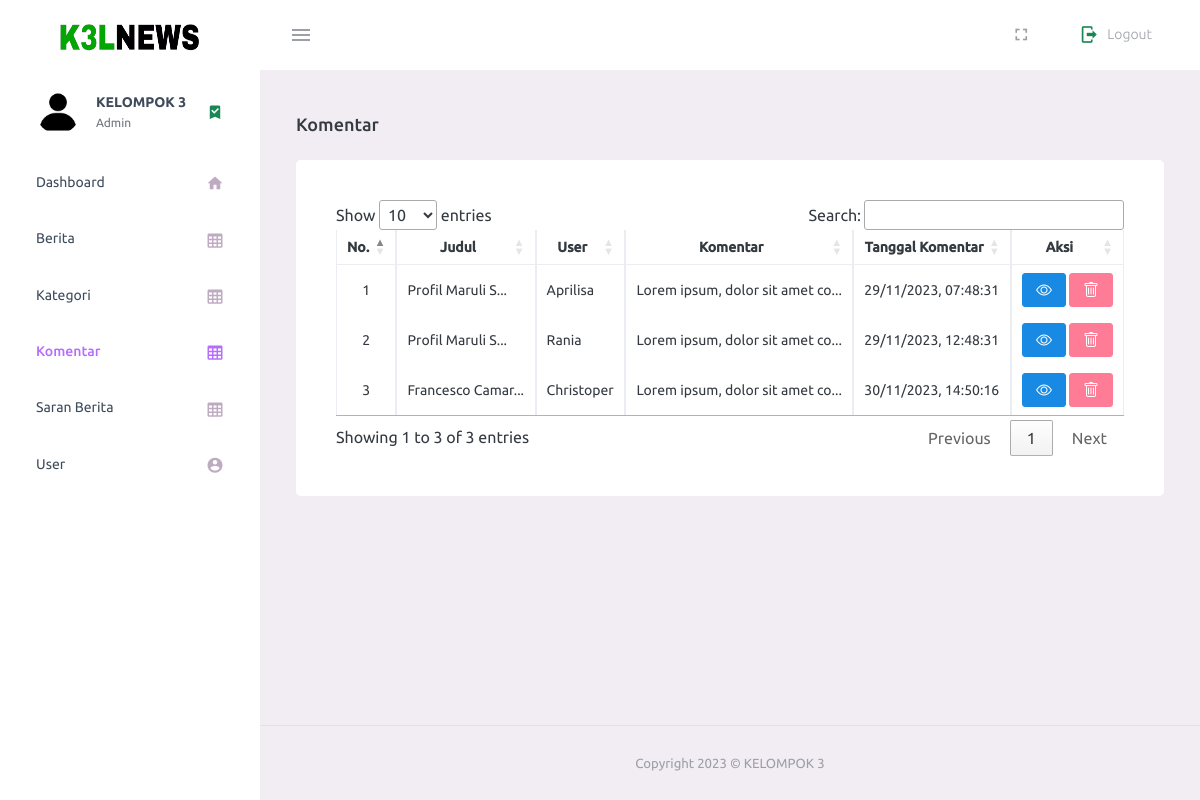
Page /admin/komentar.php (signed in) on the earlier database version.
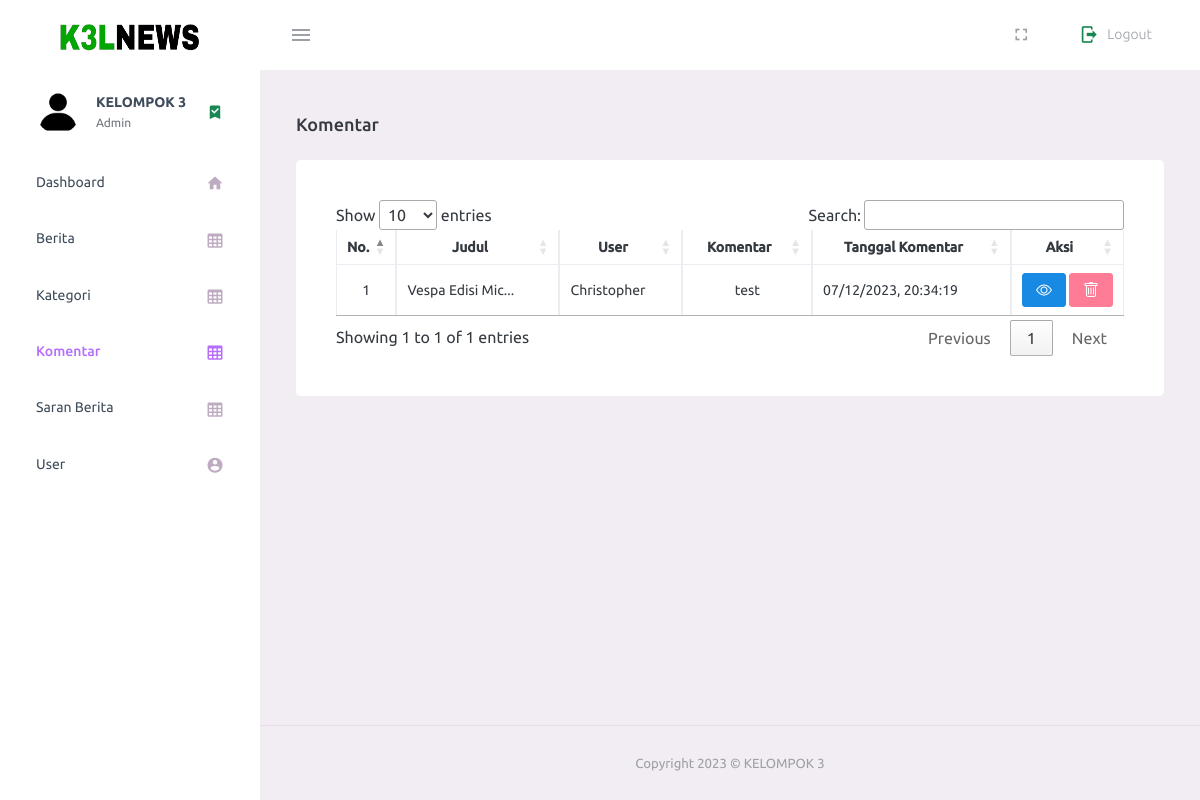
Same page on the later database version.
### tables this page shows
CREATE TABLE `komentar` (
  `id_komentar` int(11) NOT NULL,
  `id_berita` int(11) DEFAULT NULL,
  `id_user` int(11) DEFAULT NULL,
  `isi_komentar` text NOT NULL,
  `tgl_komen` datetime NOT NULL
);

CREATE TABLE `berita` (
  `id_berita` int(11) NOT NULL,
  `id_kategori` int(11) DEFAULT NULL,
  `judul` varchar(255) DEFAULT NULL,
  `penulis` varchar(30) DEFAULT NULL,
  `isi_berita` text DEFAULT NULL,
  `tgl_rilis` date DEFAULT NULL,
  `gambar` varchar(255) DEFAULT NULL
);

CREATE TABLE `user` (
  `id_user` int(11) NOT NULL,
  `username` varchar(100) NOT NULL,
  `password` varchar(100) NOT NULL,
  `role` enum('admin','user') NOT NULL
);

### admin/komentar.php (the view, shortened to what this page needs)
<?php
include_once('../connection.php');
$query = mysqli_query($conn, "SELECT * FROM `komentar` JOIN berita ON komentar.id_berita=berita.id_berita JOIN user ON komentar.id_user=user.id_user;");
function custom_echo($x, $length)
{
  if (strlen($x) <= $length) {
    echo $x;
  } else {
    $y = substr($x, 0, $length) . '...';
    echo $y;
  }
}
?>
<!DOCTYPE html>
<html lang="en">
<head>
  <link rel="stylesheet" href="assets/vendors/mdi/css/materialdesignicons.min.css">
  <link rel="stylesheet" href="assets/vendors/css/vendor.bundle.base.css">
  <link href="https://cdn.jsdelivr.net/npm/bootstrap@5.3.0-alpha3/dist/css/bootstrap.min.css" rel="stylesheet">
  <link rel="stylesheet" href="https://cdn.jsdelivr.net/npm/bootstrap-icons@1.10.5/font/bootstrap-icons.css">
  <link rel="stylesheet" href="https://cdn.datatables.net/1.13.4/css/jquery.dataTables.css" />
  <link rel="stylesheet" href="assets/css/style.css">
</head>
<body>
  <div class="container-scroller">
    <nav class="navbar default-layout-navbar col-lg-12 col-12 p-0 fixed-top d-flex flex-row">
      <div class="text-center navbar-brand-wrapper d-flex align-items-center justify-content-center">
        <a class="navbar-brand brand-logo" href="index.php"><img src="assets/images/logo-k3l2.png" alt="logo" /></a>
      </div>
      <div class="navbar-menu-wrapper d-flex align-items-stretch">
        <button class="navbar-toggler navbar-toggler align-self-center" type="button" data-toggle="minimize">
          <span class="mdi mdi-menu"></span>
        </button>
        <ul class="navbar-nav navbar-nav-right">
          <li class="nav-item d-none d-lg-block full-screen-link">
            <a class="nav-link">
              <i class="mdi mdi-fullscreen" id="fullscreen-button"></i>
            </a>
          </li>
          <li class="nav-item nav-logout d-none d-lg-block">
            <a class="nav-link" href="../backend/logout.php">
              <i class="mdi mdi-logout me-2 text-success"></i> Logout </a>
          </li>
        </ul>
      </div>
    </nav>
    <div class="container-fluid page-body-wrapper">
      <nav class="sidebar sidebar-offcanvas" id="sidebar">
        <ul class="nav">
          <li class="nav-item nav-profile">
            <a href="index.php" class="nav-link">
              <div class="nav-profile-image">
                <img src="assets/images/faces/profile.png" alt="profile">
              </div>
              <div class="nav-profile-text d-flex flex-column">
                <span class="font-weight-bold mb-2">KELOMPOK 3</span>
                <span class="text-secondary text-small">Admin</span>
              </div>
              <i class="mdi mdi-bookmark-check text-success nav-profile-badge"></i>
            </a>
          </li>
          <li class="nav-item">
            <a class="nav-link" href="index.php">
              <span class="menu-title">Dashboard</span>
              <i class="mdi mdi-home menu-icon"></i>
            </a>
          </li>
          <li class="nav-item">
            <a class="nav-link" href="berita.php">
              <span class="menu-title">Berita</span>
              <i class="mdi mdi-table-large menu-icon"></i>
            </a>
          </li>
          <li class="nav-item">
            <a class="nav-link" href="kategori.php">
              <span class="menu-title">Kategori</span>
              <i class="mdi mdi-table-large menu-icon"></i>
            </a>
          </li>
          <li class="nav-item">
            <a class="nav-link" href="komentar.php">
              <span class="menu-title">Komentar</span>
              <i class="mdi mdi-table-large menu-icon"></i>
            </a>
          </li>
          <li class="nav-item">
            <a class="nav-link" href="saran.php">
              <span class="menu-title">Saran Berita</span>
              <i class="mdi mdi-table-large menu-icon"></i>
            </a>
          </li>
          <li class="nav-item">
            <a class="nav-link" href="user.php">
              <span class="menu-title">User</span>
              <i class="mdi mdi-account-circle menu-icon"></i>
            </a>
          </li>
        </ul>
      </nav>
      <div class="main-panel">
        <div class="content-wrapper">
          <div class="page-header">
            <h3 class="page-title"> Komentar </h3>
          </div>
          <div class="row">
            <div class="col-lg-12 grid-margin stretch-card">
              <div class="card">
                <div class="card-body">
                  <table class="table table-bordered" id="myTable">
                    <thead>
                      <tr class="text-center align-middle">
                        <th class="text-center" scope="col" width="10px">No. </th>
                        <th class="text-center" scope="col" width="">Judul</th>
                        <th class="text-center" scope="col" width="">User</th>
                        <th class="text-center" scope="col" width="">Komentar</th>
                        <th class="text-center" scope="col" width="">Tanggal Komentar</th>
                        <th class="text-center" scope="col">Aksi</th>
                      </tr>
                    </thead>
                    <tbody>
                      <?php $i = 1 ?>
                      <?php foreach ($query as $data) : ?>
                        <tr>
                          <td class="text-center align-middle"><?= $i; ?></td>
                          <td><?php custom_echo($data["judul"], 15) ?></td>
                          <td><?= $data["username"]; ?></td>
                          <td class="text-center align-middle"><?php custom_echo($data["isi_komentar"], 30) ?></td>
                          <td><?= date("d/m/Y, H:i:s", strtotime($data["tgl_komen"])); ?></td>
                          <td width="50px" class="text-center align-middle">
                            <a href="detail_komentar.php?idKomentar=<?= $data["id_komentar"]; ?>" class="btn btn-info btn-sm"><i class="bi bi-eye"></i></a>
                            <a href="#" class="btn btn-danger btn-sm" onclick="confirmDelete(<?= $data['id_komentar'] ?>)"><i class="bi bi-trash"></i></a>
                          </td>
                        </tr>
                        <?php $i++; ?>
                      <?php endforeach; ?>
                    </tbody>
                  </table>
                </div>
              </div>
            </div>
          </div>
        </div>
        <footer class="footer">
          <div class="container-fluid d-flex justify-content-center">
            <span class="text-muted d-block text-center text-sm-start d-sm-inline-block">
              Copyright 2023 © KELOMPOK 3 </span>
          </div>
        </footer>
      </div>
    </div>
  </div>
</body>
</html>

Differences in the rows shown:
removed komentar: id_berita.judul "Profil Maruli S... Lorem ipsum, dolor sit amet co...", id_user.username "Aprilisa", tgl_komen "29/11/2023, 07:48:31"
removed komentar: id_berita.judul "Profil Maruli S... Lorem ipsum, dolor sit amet co...", id_user.username "Rania", tgl_komen "29/11/2023, 12:48:31"
removed komentar: id_berita.judul "Francesco Camar... Lorem ipsum, dolor sit amet co...", id_user.username "Christoper", tgl_komen "30/11/2023, 14:50:16"
added komentar: id_berita.judul "Vespa Edisi Mic...", id_user.username "Christopher", isi_komentar "test", tgl_komen "07/12/2023, 20:34:19"
Other differences:
text written by a page script: "Show entries Search: Showing 1 to 3 of 3 entries Previous 1 Next" → "Show entries Search: Showing 1 to 1 of 1 entries Previous 1 Next"
